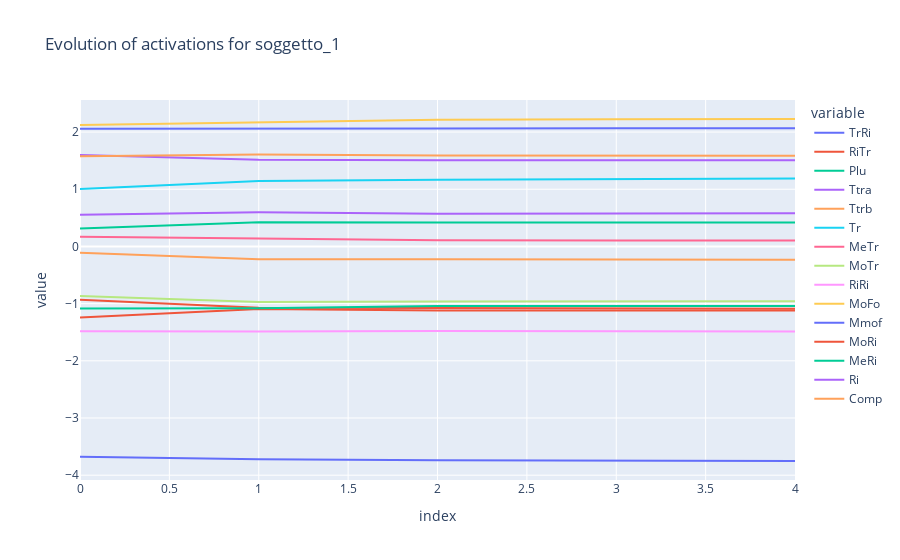
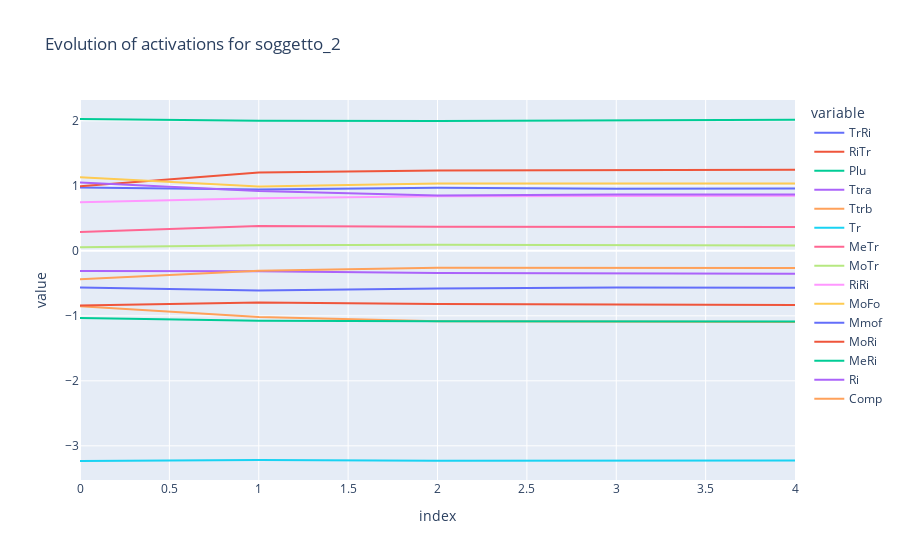
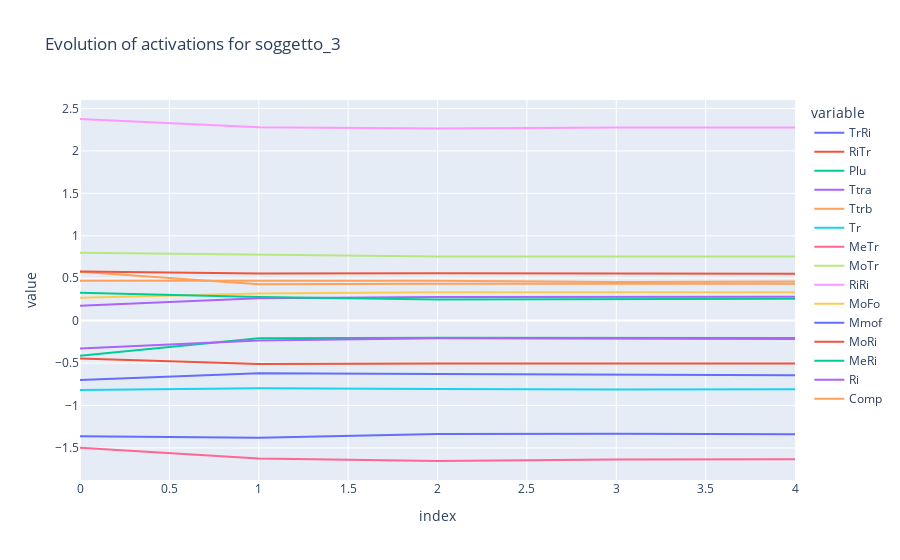
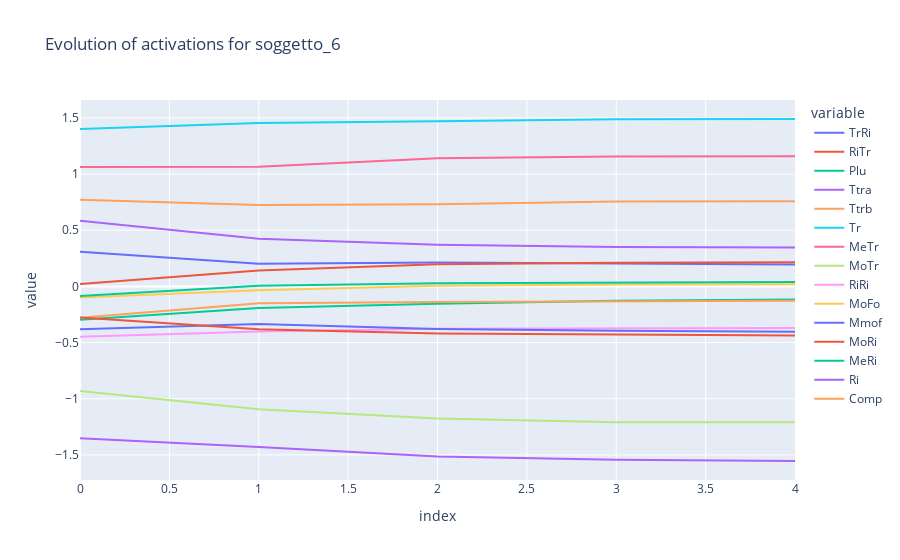

Notebook code cell kept with these figures, in order:
### Code cell
# plot lineplots with plotly express for each subject
for subject in subjects:
    fig = px.line(df_evolve_dict[subject].iloc[0:5], title="Evolution of activations for {}".format(subject))
    fig.show()

### Figure 1 — Plotly figure (JSON) as saved in the notebook; plotly's stock layout.template omitted (floating-point values rounded to 4 significant figures)
{"data": [{"hovertemplate": "variable=TrRi<br>index=%{x}<br>value=%{y}<extra></extra>", "legendgroup": "TrRi", "line": {"color": "#636efa", "dash": "solid"}, "marker": {"symbol": "circle"}, "mode": "lines", "name": "TrRi", "orientation": "v", "showlegend": true, "type": "scatter", "x": [0, 1, 2, 3, 4], "xaxis": "x", "y": [-3.678, -3.72, -3.737, -3.749, -3.752], "yaxis": "y"}, {"hovertemplate": "variable=RiTr<br>index=%{x}<br>value=%{y}<extra></extra>", "legendgroup": "RiTr", "line": {"color": "#EF553B", "dash": "solid"}, "marker": {"symbol": "circle"}, "mode": "lines", "name": "RiTr", "orientation": "v", "showlegend": true, "type": "scatter", "x": [0, 1, 2, 3, 4], "xaxis": "x", "y": [-1.242, -1.092, -1.122, -1.123, -1.122], "yaxis": "y"}, {"hovertemplate": "variable=Plu<br>index=%{x}<br>value=%{y}<extra></extra>", "legendgroup": "Plu", "line": {"color": "#00cc96", "dash": "solid"}, "marker": {"symbol": "circle"}, "mode": "lines", "name": "Plu", "orientation": "v", "showlegend": true, "type": "scatter", "x": [0, 1, 2, 3, 4], "xaxis": "x", "y": [0.3131, 0.4236, 0.4204, 0.4197, 0.4205], "yaxis": "y"}, {"hovertemplate": "variable=Ttra<br>index=%{x}<br>value=%{y}<extra></extra>", "legendgroup": "Ttra", "line": {"color": "#ab63fa", "dash": "solid"}, "marker": {"symbol": "circle"}, "mode": "lines", "name": "Ttra", "orientation": "v", "showlegend": true, "type": "scatter", "x": [0, 1, 2, 3, 4], "xaxis": "x", "y": [1.599, 1.517, 1.505, 1.506, 1.509], "yaxis": "y"}, {"hovertemplate": "variable=Ttrb<br>index=%{x}<br>value=%{y}<extra></extra>", "legendgroup": "Ttrb", "line": {"color": "#FFA15A", "dash": "solid"}, "marker": {"symbol": "circle"}, "mode": "lines", "name": "Ttrb", "orientation": "v", "showlegend": true, "type": "scatter", "x": [0, 1, 2, 3, 4], "xaxis": "x", "y": [1.577, 1.608, 1.591, 1.589, 1.588], "yaxis": "y"}, {"hovertemplate": "variable=Tr<br>index=%{x}<br>value=%{y}<extra></extra>", "legendgroup": "Tr", "line": {"color": "#19d3f3", "dash": "solid"}, "marker": {"symbol": "circle"}, "mode": "lines", "name": "Tr", "orientation": "v", "showlegend": true, "type": "scatter", "x": [0, 1, 2, 3, 4], "xaxis": "x", "y": [1.004, 1.145, 1.168, 1.181, 1.186], "yaxis": "y"}, {"hovertemplate": "variable=MeTr<br>index=%{x}<br>value=%{y}<extra></extra>", "legendgroup": "MeTr", "line": {"color": "#FF6692", "dash": "solid"}, "marker": {"symbol": "circle"}, "mode": "lines", "name": "MeTr", "orientation": "v", "showlegend": true, "type": "scatter", "x": [0, 1, 2, 3, 4], "xaxis": "x", "y": [0.1684, 0.1407, 0.1075, 0.1037, 0.103], "yaxis": "y"}, {"hovertemplate": "variable=MoTr<br>index=%{x}<br>value=%{y}<extra></extra>", "legendgroup": "MoTr", "line": {"color": "#B6E880", "dash": "solid"}, "marker": {"symbol": "circle"}, "mode": "lines", "name": "MoTr", "orientation": "v", "showlegend": true, "type": "scatter", "x": [0, 1, 2, 3, 4], "xaxis": "x", "y": [-0.8671, -0.9715, -0.9642, -0.9593, -0.9604], "yaxis": "y"}, {"hovertemplate": "variable=RiRi<br>index=%{x}<br>value=%{y}<extra></extra>", "legendgroup": "RiRi", "line": {"color": "#FF97FF", "dash": "solid"}, "marker": {"symbol": "circle"}, "mode": "lines", "name": "RiRi", "orientation": "v", "showlegend": true, "type": "scatter", "x": [0, 1, 2, 3, 4], "xaxis": "x", "y": [-1.484, -1.488, -1.478, -1.483, -1.487], "yaxis": "y"}, {"hovertemplate": "variable=MoFo<br>index=%{x}<br>value=%{y}<extra></extra>", "legendgroup": "MoFo", "line": {"color": "#FECB52", "dash": "solid"}, "marker": {"symbol": "circle"}, "mode": "lines", "name": "MoFo", "orientation": "v", "showlegend": true, "type": "scatter", "x": [0, 1, 2, 3, 4], "xaxis": "x", "y": [2.125, 2.166, 2.216, 2.223, 2.228], "yaxis": "y"}, {"hovertemplate": "variable=Mmof<br>index=%{x}<br>value=%{y}<extra></extra>", "legendgroup": "Mmof", "line": {"color": "#636efa", "dash": "solid"}, "marker": {"symbol": "circle"}, "mode": "lines", "name": "Mmof", "orientation": "v", "showlegend": true, "type": "scatter", "x": [0, 1, 2, 3, 4], "xaxis": "x", "y": [2.058, 2.055, 2.063, 2.067, 2.066], "yaxis": "y"}, {"hovertemplate": "variable=MoRi<br>index=%{x}<br>value=%{y}<extra></extra>", "legendgroup": "MoRi", "line": {"color": "#EF553B", "dash": "solid"}, "marker": {"symbol": "circle"}, "mode": "lines", "name": "MoRi", "orientation": "v", "showlegend": true, "type": "scatter", "x": [0, 1, 2, 3, 4], "xaxis": "x", "y": [-0.9331, -1.073, -1.076, -1.085, -1.09], "yaxis": "y"}, {"hovertemplate": "variable=MeRi<br>index=%{x}<br>value=%{y}<extra></extra>", "legendgroup": "MeRi", "line": {"color": "#00cc96", "dash": "solid"}, "marker": {"symbol": "circle"}, "mode": "lines", "name": "MeRi", "orientation": "v", "showlegend": true, "type": "scatter", "x": [0, 1, 2, 3, 4], "xaxis": "x", "y": [-1.085, -1.081, -1.043, -1.039, -1.04], "yaxis": "y"}, {"hovertemplate": "variable=Ri<br>index=%{x}<br>value=%{y}<extra></extra>", "legendgroup": "Ri", "line": {"color": "#ab63fa", "dash": "solid"}, "marker": {"symbol": "circle"}, "mode": "lines", "name": "Ri", "orientation": "v", "showlegend": true, "type": "scatter", "x": [0, 1, 2, 3, 4], "xaxis": "x", "y": [0.5549, 0.5968, 0.5731, 0.5793, 0.582], "yaxis": "y"}, {"hovertemplate": "variable=Comp<br>index=%{x}<br>value=%{y}<extra></extra>", "legendgroup": "Comp", "line": {"color": "#FFA15A", "dash": "solid"}, "marker": {"symbol": "circle"}, "mode": "lines", "name": "Comp", "orientation": "v", "showlegend": true, "type": "scatter", "x": [0, 1, 2, 3, 4], "xaxis": "x", "y": [-0.1092, -0.2259, -0.2233, -0.2286, -0.2311], "yaxis": "y"}], "layout": {"legend": {"title": {"text": "variable"}, "tracegroupgap": 0}, "title": {"text": "Evolution of activations for soggetto_1"}, "xaxis": {"anchor": "y", "domain": [0, 1], "title": {"text": "index"}}, "yaxis": {"anchor": "x", "domain": [0, 1], "title": {"text": "value"}}}}

### Figure 2 — Plotly figure (JSON) as saved in the notebook; plotly's stock layout.template omitted (floating-point values rounded to 4 significant figures)
{"data": [{"hovertemplate": "variable=TrRi<br>index=%{x}<br>value=%{y}<extra></extra>", "legendgroup": "TrRi", "line": {"color": "#636efa", "dash": "solid"}, "marker": {"symbol": "circle"}, "mode": "lines", "name": "TrRi", "orientation": "v", "showlegend": true, "type": "scatter", "x": [0, 1, 2, 3, 4], "xaxis": "x", "y": [0.974, 0.9435, 0.9689, 0.956, 0.9584], "yaxis": "y"}, {"hovertemplate": "variable=RiTr<br>index=%{x}<br>value=%{y}<extra></extra>", "legendgroup": "RiTr", "line": {"color": "#EF553B", "dash": "solid"}, "marker": {"symbol": "circle"}, "mode": "lines", "name": "RiTr", "orientation": "v", "showlegend": true, "type": "scatter", "x": [0, 1, 2, 3, 4], "xaxis": "x", "y": [0.9924, 1.206, 1.235, 1.24, 1.246], "yaxis": "y"}, {"hovertemplate": "variable=Plu<br>index=%{x}<br>value=%{y}<extra></extra>", "legendgroup": "Plu", "line": {"color": "#00cc96", "dash": "solid"}, "marker": {"symbol": "circle"}, "mode": "lines", "name": "Plu", "orientation": "v", "showlegend": true, "type": "scatter", "x": [0, 1, 2, 3, 4], "xaxis": "x", "y": [2.028, 2.001, 1.999, 2.014, 2.018], "yaxis": "y"}, {"hovertemplate": "variable=Ttra<br>index=%{x}<br>value=%{y}<extra></extra>", "legendgroup": "Ttra", "line": {"color": "#ab63fa", "dash": "solid"}, "marker": {"symbol": "circle"}, "mode": "lines", "name": "Ttra", "orientation": "v", "showlegend": true, "type": "scatter", "x": [0, 1, 2, 3, 4], "xaxis": "x", "y": [-0.3102, -0.3155, -0.3412, -0.3518, -0.3532], "yaxis": "y"}, {"hovertemplate": "variable=Ttrb<br>index=%{x}<br>value=%{y}<extra></extra>", "legendgroup": "Ttrb", "line": {"color": "#FFA15A", "dash": "solid"}, "marker": {"symbol": "circle"}, "mode": "lines", "name": "Ttrb", "orientation": "v", "showlegend": true, "type": "scatter", "x": [0, 1, 2, 3, 4], "xaxis": "x", "y": [-0.8539, -1.018, -1.083, -1.089, -1.095], "yaxis": "y"}, {"hovertemplate": "variable=Tr<br>index=%{x}<br>value=%{y}<extra></extra>", "legendgroup": "Tr", "line": {"color": "#19d3f3", "dash": "solid"}, "marker": {"symbol": "circle"}, "mode": "lines", "name": "Tr", "orientation": "v", "showlegend": true, "type": "scatter", "x": [0, 1, 2, 3, 4], "xaxis": "x", "y": [-3.233, -3.217, -3.228, -3.228, -3.227], "yaxis": "y"}, {"hovertemplate": "variable=MeTr<br>index=%{x}<br>value=%{y}<extra></extra>", "legendgroup": "MeTr", "line": {"color": "#FF6692", "dash": "solid"}, "marker": {"symbol": "circle"}, "mode": "lines", "name": "MeTr", "orientation": "v", "showlegend": true, "type": "scatter", "x": [0, 1, 2, 3, 4], "xaxis": "x", "y": [0.2906, 0.3834, 0.3712, 0.365, 0.3684], "yaxis": "y"}, {"hovertemplate": "variable=MoTr<br>index=%{x}<br>value=%{y}<extra></extra>", "legendgroup": "MoTr", "line": {"color": "#B6E880", "dash": "solid"}, "marker": {"symbol": "circle"}, "mode": "lines", "name": "MoTr", "orientation": "v", "showlegend": true, "type": "scatter", "x": [0, 1, 2, 3, 4], "xaxis": "x", "y": [0.05571, 0.0873, 0.09496, 0.08636, 0.08285], "yaxis": "y"}, {"hovertemplate": "variable=RiRi<br>index=%{x}<br>value=%{y}<extra></extra>", "legendgroup": "RiRi", "line": {"color": "#FF97FF", "dash": "solid"}, "marker": {"symbol": "circle"}, "mode": "lines", "name": "RiRi", "orientation": "v", "showlegend": true, "type": "scatter", "x": [0, 1, 2, 3, 4], "xaxis": "x", "y": [0.7486, 0.8091, 0.8406, 0.8446, 0.8491], "yaxis": "y"}, {"hovertemplate": "variable=MoFo<br>index=%{x}<br>value=%{y}<extra></extra>", "legendgroup": "MoFo", "line": {"color": "#FECB52", "dash": "solid"}, "marker": {"symbol": "circle"}, "mode": "lines", "name": "MoFo", "orientation": "v", "showlegend": true, "type": "scatter", "x": [0, 1, 2, 3, 4], "xaxis": "x", "y": [1.133, 0.9902, 1.035, 1.038, 1.038], "yaxis": "y"}, {"hovertemplate": "variable=Mmof<br>index=%{x}<br>value=%{y}<extra></extra>", "legendgroup": "Mmof", "line": {"color": "#636efa", "dash": "solid"}, "marker": {"symbol": "circle"}, "mode": "lines", "name": "Mmof", "orientation": "v", "showlegend": true, "type": "scatter", "x": [0, 1, 2, 3, 4], "xaxis": "x", "y": [-0.5627, -0.6114, -0.5812, -0.5646, -0.5668], "yaxis": "y"}, {"hovertemplate": "variable=MoRi<br>index=%{x}<br>value=%{y}<extra></extra>", "legendgroup": "MoRi", "line": {"color": "#EF553B", "dash": "solid"}, "marker": {"symbol": "circle"}, "mode": "lines", "name": "MoRi", "orientation": "v", "showlegend": true, "type": "scatter", "x": [0, 1, 2, 3, 4], "xaxis": "x", "y": [-0.8396, -0.7959, -0.8184, -0.8278, -0.8317], "yaxis": "y"}, {"hovertemplate": "variable=MeRi<br>index=%{x}<br>value=%{y}<extra></extra>", "legendgroup": "MeRi", "line": {"color": "#00cc96", "dash": "solid"}, "marker": {"symbol": "circle"}, "mode": "lines", "name": "MeRi", "orientation": "v", "showlegend": true, "type": "scatter", "x": [0, 1, 2, 3, 4], "xaxis": "x", "y": [-1.034, -1.074, -1.083, -1.089, -1.089], "yaxis": "y"}, {"hovertemplate": "variable=Ri<br>index=%{x}<br>value=%{y}<extra></extra>", "legendgroup": "Ri", "line": {"color": "#ab63fa", "dash": "solid"}, "marker": {"symbol": "circle"}, "mode": "lines", "name": "Ri", "orientation": "v", "showlegend": true, "type": "scatter", "x": [0, 1, 2, 3, 4], "xaxis": "x", "y": [1.05, 0.9196, 0.8502, 0.8671, 0.8678], "yaxis": "y"}, {"hovertemplate": "variable=Comp<br>index=%{x}<br>value=%{y}<extra></extra>", "legendgroup": "Comp", "line": {"color": "#FFA15A", "dash": "solid"}, "marker": {"symbol": "circle"}, "mode": "lines", "name": "Comp", "orientation": "v", "showlegend": true, "type": "scatter", "x": [0, 1, 2, 3, 4], "xaxis": "x", "y": [-0.4383, -0.3079, -0.2603, -0.2601, -0.265], "yaxis": "y"}], "layout": {"legend": {"title": {"text": "variable"}, "tracegroupgap": 0}, "title": {"text": "Evolution of activations for soggetto_2"}, "xaxis": {"anchor": "y", "domain": [0, 1], "title": {"text": "index"}}, "yaxis": {"anchor": "x", "domain": [0, 1], "title": {"text": "value"}}}}

### Figure 3 — Plotly figure (JSON) as saved in the notebook; plotly's stock layout.template omitted (floating-point values rounded to 4 significant figures)
{"data": [{"hovertemplate": "variable=TrRi<br>index=%{x}<br>value=%{y}<extra></extra>", "legendgroup": "TrRi", "line": {"color": "#636efa", "dash": "solid"}, "marker": {"symbol": "circle"}, "mode": "lines", "name": "TrRi", "orientation": "v", "showlegend": true, "type": "scatter", "x": [0, 1, 2, 3, 4], "xaxis": "x", "y": [-0.7008, -0.6216, -0.6294, -0.6372, -0.643], "yaxis": "y"}, {"hovertemplate": "variable=RiTr<br>index=%{x}<br>value=%{y}<extra></extra>", "legendgroup": "RiTr", "line": {"color": "#EF553B", "dash": "solid"}, "marker": {"symbol": "circle"}, "mode": "lines", "name": "RiTr", "orientation": "v", "showlegend": true, "type": "scatter", "x": [0, 1, 2, 3, 4], "xaxis": "x", "y": [-0.4461, -0.5105, -0.5066, -0.5077, -0.5055], "yaxis": "y"}, {"hovertemplate": "variable=Plu<br>index=%{x}<br>value=%{y}<extra></extra>", "legendgroup": "Plu", "line": {"color": "#00cc96", "dash": "solid"}, "marker": {"symbol": "circle"}, "mode": "lines", "name": "Plu", "orientation": "v", "showlegend": true, "type": "scatter", "x": [0, 1, 2, 3, 4], "xaxis": "x", "y": [-0.4155, -0.2088, -0.2019, -0.206, -0.2043], "yaxis": "y"}, {"hovertemplate": "variable=Ttra<br>index=%{x}<br>value=%{y}<extra></extra>", "legendgroup": "Ttra", "line": {"color": "#ab63fa", "dash": "solid"}, "marker": {"symbol": "circle"}, "mode": "lines", "name": "Ttra", "orientation": "v", "showlegend": true, "type": "scatter", "x": [0, 1, 2, 3, 4], "xaxis": "x", "y": [0.1749, 0.2645, 0.2785, 0.2835, 0.2803], "yaxis": "y"}, {"hovertemplate": "variable=Ttrb<br>index=%{x}<br>value=%{y}<extra></extra>", "legendgroup": "Ttrb", "line": {"color": "#FFA15A", "dash": "solid"}, "marker": {"symbol": "circle"}, "mode": "lines", "name": "Ttrb", "orientation": "v", "showlegend": true, "type": "scatter", "x": [0, 1, 2, 3, 4], "xaxis": "x", "y": [0.5757, 0.4276, 0.4331, 0.4323, 0.4336], "yaxis": "y"}, {"hovertemplate": "variable=Tr<br>index=%{x}<br>value=%{y}<extra></extra>", "legendgroup": "Tr", "line": {"color": "#19d3f3", "dash": "solid"}, "marker": {"symbol": "circle"}, "mode": "lines", "name": "Tr", "orientation": "v", "showlegend": true, "type": "scatter", "x": [0, 1, 2, 3, 4], "xaxis": "x", "y": [-0.8186, -0.7979, -0.8046, -0.8113, -0.8082], "yaxis": "y"}, {"hovertemplate": "variable=MeTr<br>index=%{x}<br>value=%{y}<extra></extra>", "legendgroup": "MeTr", "line": {"color": "#FF6692", "dash": "solid"}, "marker": {"symbol": "circle"}, "mode": "lines", "name": "MeTr", "orientation": "v", "showlegend": true, "type": "scatter", "x": [0, 1, 2, 3, 4], "xaxis": "x", "y": [-1.499, -1.624, -1.654, -1.637, -1.634], "yaxis": "y"}, {"hovertemplate": "variable=MoTr<br>index=%{x}<br>value=%{y}<extra></extra>", "legendgroup": "MoTr", "line": {"color": "#B6E880", "dash": "solid"}, "marker": {"symbol": "circle"}, "mode": "lines", "name": "MoTr", "orientation": "v", "showlegend": true, "type": "scatter", "x": [0, 1, 2, 3, 4], "xaxis": "x", "y": [0.7991, 0.7792, 0.7557, 0.7543, 0.7541], "yaxis": "y"}, {"hovertemplate": "variable=RiRi<br>index=%{x}<br>value=%{y}<extra></extra>", "legendgroup": "RiRi", "line": {"color": "#FF97FF", "dash": "solid"}, "marker": {"symbol": "circle"}, "mode": "lines", "name": "RiRi", "orientation": "v", "showlegend": true, "type": "scatter", "x": [0, 1, 2, 3, 4], "xaxis": "x", "y": [2.376, 2.28, 2.265, 2.276, 2.276], "yaxis": "y"}, {"hovertemplate": "variable=MoFo<br>index=%{x}<br>value=%{y}<extra></extra>", "legendgroup": "MoFo", "line": {"color": "#FECB52", "dash": "solid"}, "marker": {"symbol": "circle"}, "mode": "lines", "name": "MoFo", "orientation": "v", "showlegend": true, "type": "scatter", "x": [0, 1, 2, 3, 4], "xaxis": "x", "y": [0.2679, 0.3199, 0.3335, 0.3359, 0.3351], "yaxis": "y"}, {"hovertemplate": "variable=Mmof<br>index=%{x}<br>value=%{y}<extra></extra>", "legendgroup": "Mmof", "line": {"color": "#636efa", "dash": "solid"}, "marker": {"symbol": "circle"}, "mode": "lines", "name": "Mmof", "orientation": "v", "showlegend": true, "type": "scatter", "x": [0, 1, 2, 3, 4], "xaxis": "x", "y": [-1.363, -1.382, -1.337, -1.332, -1.338], "yaxis": "y"}, {"hovertemplate": "variable=MoRi<br>index=%{x}<br>value=%{y}<extra></extra>", "legendgroup": "MoRi", "line": {"color": "#EF553B", "dash": "solid"}, "marker": {"symbol": "circle"}, "mode": "lines", "name": "MoRi", "orientation": "v", "showlegend": true, "type": "scatter", "x": [0, 1, 2, 3, 4], "xaxis": "x", "y": [0.5794, 0.5543, 0.557, 0.5507, 0.5532], "yaxis": "y"}, {"hovertemplate": "variable=MeRi<br>index=%{x}<br>value=%{y}<extra></extra>", "legendgroup": "MeRi", "line": {"color": "#00cc96", "dash": "solid"}, "marker": {"symbol": "circle"}, "mode": "lines", "name": "MeRi", "orientation": "v", "showlegend": true, "type": "scatter", "x": [0, 1, 2, 3, 4], "xaxis": "x", "y": [0.3289, 0.2791, 0.2496, 0.2572, 0.2567], "yaxis": "y"}, {"hovertemplate": "variable=Ri<br>index=%{x}<br>value=%{y}<extra></extra>", "legendgroup": "Ri", "line": {"color": "#ab63fa", "dash": "solid"}, "marker": {"symbol": "circle"}, "mode": "lines", "name": "Ri", "orientation": "v", "showlegend": true, "type": "scatter", "x": [0, 1, 2, 3, 4], "xaxis": "x", "y": [-0.3292, -0.233, -0.2072, -0.2151, -0.2166], "yaxis": "y"}, {"hovertemplate": "variable=Comp<br>index=%{x}<br>value=%{y}<extra></extra>", "legendgroup": "Comp", "line": {"color": "#FFA15A", "dash": "solid"}, "marker": {"symbol": "circle"}, "mode": "lines", "name": "Comp", "orientation": "v", "showlegend": true, "type": "scatter", "x": [0, 1, 2, 3, 4], "xaxis": "x", "y": [0.4709, 0.4727, 0.4688, 0.4564, 0.4606], "yaxis": "y"}], "layout": {"legend": {"title": {"text": "variable"}, "tracegroupgap": 0}, "title": {"text": "Evolution of activations for soggetto_3"}, "xaxis": {"anchor": "y", "domain": [0, 1], "title": {"text": "index"}}, "yaxis": {"anchor": "x", "domain": [0, 1], "title": {"text": "value"}}}}

### Figure 4 — Plotly figure (JSON) as saved in the notebook; plotly's stock layout.template omitted (floating-point values rounded to 4 significant figures)
{"data": [{"hovertemplate": "variable=TrRi<br>index=%{x}<br>value=%{y}<extra></extra>", "legendgroup": "TrRi", "line": {"color": "#636efa", "dash": "solid"}, "marker": {"symbol": "circle"}, "mode": "lines", "name": "TrRi", "orientation": "v", "showlegend": true, "type": "scatter", "x": [0, 1, 2, 3, 4], "xaxis": "x", "y": [0.3086, 0.2005, 0.2137, 0.2032, 0.1955], "yaxis": "y"}, {"hovertemplate": "variable=RiTr<br>index=%{x}<br>value=%{y}<extra></extra>", "legendgroup": "RiTr", "line": {"color": "#EF553B", "dash": "solid"}, "marker": {"symbol": "circle"}, "mode": "lines", "name": "RiTr", "orientation": "v", "showlegend": true, "type": "scatter", "x": [0, 1, 2, 3, 4], "xaxis": "x", "y": [0.02185, 0.1417, 0.1972, 0.2096, 0.2144], "yaxis": "y"}, {"hovertemplate": "variable=Plu<br>index=%{x}<br>value=%{y}<extra></extra>", "legendgroup": "Plu", "line": {"color": "#00cc96", "dash": "solid"}, "marker": {"symbol": "circle"}, "mode": "lines", "name": "Plu", "orientation": "v", "showlegend": true, "type": "scatter", "x": [0, 1, 2, 3, 4], "xaxis": "x", "y": [-0.2965, -0.1916, -0.1535, -0.1289, -0.1168], "yaxis": "y"}, {"hovertemplate": "variable=Ttra<br>index=%{x}<br>value=%{y}<extra></extra>", "legendgroup": "Ttra", "line": {"color": "#ab63fa", "dash": "solid"}, "marker": {"symbol": "circle"}, "mode": "lines", "name": "Ttra", "orientation": "v", "showlegend": true, "type": "scatter", "x": [0, 1, 2, 3, 4], "xaxis": "x", "y": [-1.352, -1.429, -1.513, -1.543, -1.554], "yaxis": "y"}, {"hovertemplate": "variable=Ttrb<br>index=%{x}<br>value=%{y}<extra></extra>", "legendgroup": "Ttrb", "line": {"color": "#FFA15A", "dash": "solid"}, "marker": {"symbol": "circle"}, "mode": "lines", "name": "Ttrb", "orientation": "v", "showlegend": true, "type": "scatter", "x": [0, 1, 2, 3, 4], "xaxis": "x", "y": [-0.2794, -0.15, -0.1387, -0.1339, -0.128], "yaxis": "y"}, {"hovertemplate": "variable=Tr<br>index=%{x}<br>value=%{y}<extra></extra>", "legendgroup": "Tr", "line": {"color": "#19d3f3", "dash": "solid"}, "marker": {"symbol": "circle"}, "mode": "lines", "name": "Tr", "orientation": "v", "showlegend": true, "type": "scatter", "x": [0, 1, 2, 3, 4], "xaxis": "x", "y": [1.402, 1.455, 1.47, 1.488, 1.49], "yaxis": "y"}, {"hovertemplate": "variable=MeTr<br>index=%{x}<br>value=%{y}<extra></extra>", "legendgroup": "MeTr", "line": {"color": "#FF6692", "dash": "solid"}, "marker": {"symbol": "circle"}, "mode": "lines", "name": "MeTr", "orientation": "v", "showlegend": true, "type": "scatter", "x": [0, 1, 2, 3, 4], "xaxis": "x", "y": [1.062, 1.065, 1.139, 1.156, 1.159], "yaxis": "y"}, {"hovertemplate": "variable=MoTr<br>index=%{x}<br>value=%{y}<extra></extra>", "legendgroup": "MoTr", "line": {"color": "#B6E880", "dash": "solid"}, "marker": {"symbol": "circle"}, "mode": "lines", "name": "MoTr", "orientation": "v", "showlegend": true, "type": "scatter", "x": [0, 1, 2, 3, 4], "xaxis": "x", "y": [-0.9321, -1.094, -1.175, -1.209, -1.21], "yaxis": "y"}, {"hovertemplate": "variable=RiRi<br>index=%{x}<br>value=%{y}<extra></extra>", "legendgroup": "RiRi", "line": {"color": "#FF97FF", "dash": "solid"}, "marker": {"symbol": "circle"}, "mode": "lines", "name": "RiRi", "orientation": "v", "showlegend": true, "type": "scatter", "x": [0, 1, 2, 3, 4], "xaxis": "x", "y": [-0.4477, -0.4014, -0.377, -0.3707, -0.3699], "yaxis": "y"}, {"hovertemplate": "variable=MoFo<br>index=%{x}<br>value=%{y}<extra></extra>", "legendgroup": "MoFo", "line": {"color": "#FECB52", "dash": "solid"}, "marker": {"symbol": "circle"}, "mode": "lines", "name": "MoFo", "orientation": "v", "showlegend": true, "type": "scatter", "x": [0, 1, 2, 3, 4], "xaxis": "x", "y": [-0.09798, -0.03342, 0.005228, 0.01567, 0.01881], "yaxis": "y"}, {"hovertemplate": "variable=Mmof<br>index=%{x}<br>value=%{y}<extra></extra>", "legendgroup": "Mmof", "line": {"color": "#636efa", "dash": "solid"}, "marker": {"symbol": "circle"}, "mode": "lines", "name": "Mmof", "orientation": "v", "showlegend": true, "type": "scatter", "x": [0, 1, 2, 3, 4], "xaxis": "x", "y": [-0.3809, -0.3359, -0.3783, -0.3953, -0.4036], "yaxis": "y"}, {"hovertemplate": "variable=MoRi<br>index=%{x}<br>value=%{y}<extra></extra>", "legendgroup": "MoRi", "line": {"color": "#EF553B", "dash": "solid"}, "marker": {"symbol": "circle"}, "mode": "lines", "name": "MoRi", "orientation": "v", "showlegend": true, "type": "scatter", "x": [0, 1, 2, 3, 4], "xaxis": "x", "y": [-0.2775, -0.3821, -0.42, -0.43, -0.437], "yaxis": "y"}, {"hovertemplate": "variable=MeRi<br>index=%{x}<br>value=%{y}<extra></extra>", "legendgroup": "MeRi", "line": {"color": "#00cc96", "dash": "solid"}, "marker": {"symbol": "circle"}, "mode": "lines", "name": "MeRi", "orientation": "v", "showlegend": true, "type": "scatter", "x": [0, 1, 2, 3, 4], "xaxis": "x", "y": [-0.08475, 0.005828, 0.02891, 0.03328, 0.03794], "yaxis": "y"}, {"hovertemplate": "variable=Ri<br>index=%{x}<br>value=%{y}<extra></extra>", "legendgroup": "Ri", "line": {"color": "#ab63fa", "dash": "solid"}, "marker": {"symbol": "circle"}, "mode": "lines", "name": "Ri", "orientation": "v", "showlegend": true, "type": "scatter", "x": [0, 1, 2, 3, 4], "xaxis": "x", "y": [0.5848, 0.4234, 0.3713, 0.3505, 0.3463], "yaxis": "y"}, {"hovertemplate": "variable=Comp<br>index=%{x}<br>value=%{y}<extra></extra>", "legendgroup": "Comp", "line": {"color": "#FFA15A", "dash": "solid"}, "marker": {"symbol": "circle"}, "mode": "lines", "name": "Comp", "orientation": "v", "showlegend": true, "type": "scatter", "x": [0, 1, 2, 3, 4], "xaxis": "x", "y": [0.7703, 0.7252, 0.7304, 0.7557, 0.7584], "yaxis": "y"}], "layout": {"legend": {"title": {"text": "variable"}, "tracegroupgap": 0}, "title": {"text": "Evolution of activations for soggetto_6"}, "xaxis": {"anchor": "y", "domain": [0, 1], "title": {"text": "index"}}, "yaxis": {"anchor": "x", "domain": [0, 1], "title": {"text": "value"}}}}
